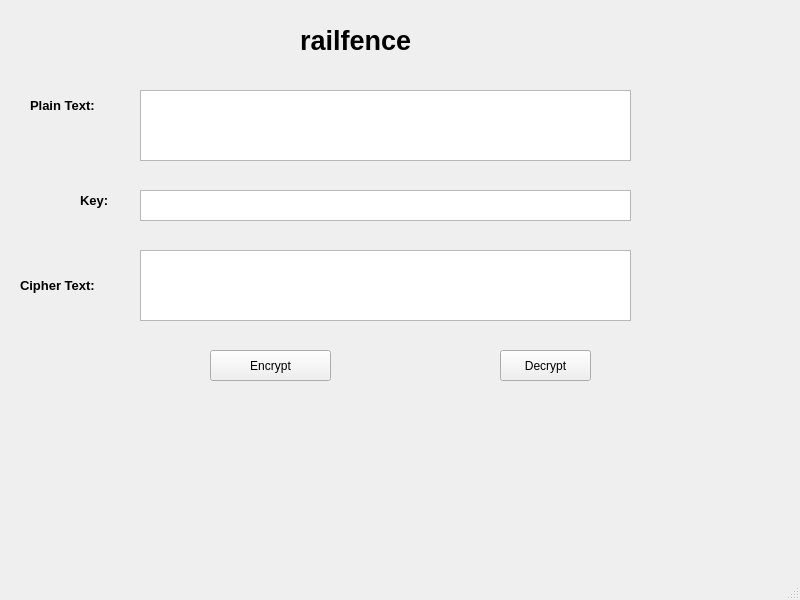
<?xml version="1.0" encoding="UTF-8"?>
<ui version="4.0">
 <class>MainWindow</class>
 <widget class="QMainWindow" name="MainWindow">
  <property name="geometry">
   <rect>
    <x>0</x>
    <y>0</y>
    <width>800</width>
    <height>600</height>
   </rect>
  </property>
  <property name="windowTitle">
   <string>MainWindow</string>
  </property>
  <widget class="QWidget" name="centralwidget">
   <widget class="QLabel" name="label_2">
    <property name="geometry">
     <rect>
      <x>30</x>
      <y>90</y>
      <width>111</width>
      <height>31</height>
     </rect>
    </property>
    <property name="font">
     <font>
      <pointsize>10</pointsize>
      <weight>75</weight>
      <bold>true</bold>
     </font>
    </property>
    <property name="text">
     <string>Plain Text:</string>
    </property>
   </widget>
   <widget class="QTextEdit" name="txt_key">
    <property name="geometry">
     <rect>
      <x>140</x>
      <y>190</y>
      <width>491</width>
      <height>31</height>
     </rect>
    </property>
   </widget>
   <widget class="QPushButton" name="btn_encrypt">
    <property name="geometry">
     <rect>
      <x>210</x>
      <y>350</y>
      <width>121</width>
      <height>31</height>
     </rect>
    </property>
    <property name="text">
     <string>Encrypt</string>
    </property>
   </widget>
   <widget class="QLabel" name="label_3">
    <property name="geometry">
     <rect>
      <x>80</x>
      <y>190</y>
      <width>71</width>
      <height>21</height>
     </rect>
    </property>
    <property name="font">
     <font>
      <pointsize>10</pointsize>
      <weight>75</weight>
      <bold>true</bold>
     </font>
    </property>
    <property name="text">
     <string>Key:</string>
    </property>
   </widget>
   <widget class="QLabel" name="label">
    <property name="geometry">
     <rect>
      <x>300</x>
      <y>0</y>
      <width>291</width>
      <height>81</height>
     </rect>
    </property>
    <property name="font">
     <font>
      <pointsize>20</pointsize>
      <weight>75</weight>
      <bold>true</bold>
     </font>
    </property>
    <property name="text">
     <string>railfence</string>
    </property>
   </widget>
   <widget class="QPushButton" name="btn_decrypt">
    <property name="geometry">
     <rect>
      <x>500</x>
      <y>350</y>
      <width>91</width>
      <height>31</height>
     </rect>
    </property>
    <property name="text">
     <string>Decrypt</string>
    </property>
   </widget>
   <widget class="QLabel" name="label_4">
    <property name="geometry">
     <rect>
      <x>20</x>
      <y>260</y>
      <width>121</width>
      <height>51</height>
     </rect>
    </property>
    <property name="font">
     <font>
      <pointsize>10</pointsize>
      <weight>75</weight>
      <bold>true</bold>
     </font>
    </property>
    <property name="text">
     <string>Cipher Text:</string>
    </property>
   </widget>
   <widget class="QTextEdit" name="txt_cipher">
    <property name="geometry">
     <rect>
      <x>140</x>
      <y>250</y>
      <width>491</width>
      <height>71</height>
     </rect>
    </property>
   </widget>
   <widget class="QTextEdit" name="txt_plaintext">
    <property name="geometry">
     <rect>
      <x>140</x>
      <y>90</y>
      <width>491</width>
      <height>71</height>
     </rect>
    </property>
   </widget>
  </widget>
  <widget class="QMenuBar" name="menubar">
   <property name="geometry">
    <rect>
     <x>0</x>
     <y>0</y>
     <width>800</width>
     <height>21</height>
    </rect>
   </property>
  </widget>
  <widget class="QStatusBar" name="statusbar"/>
 </widget>
 <resources/>
 <connections/>
</ui>
